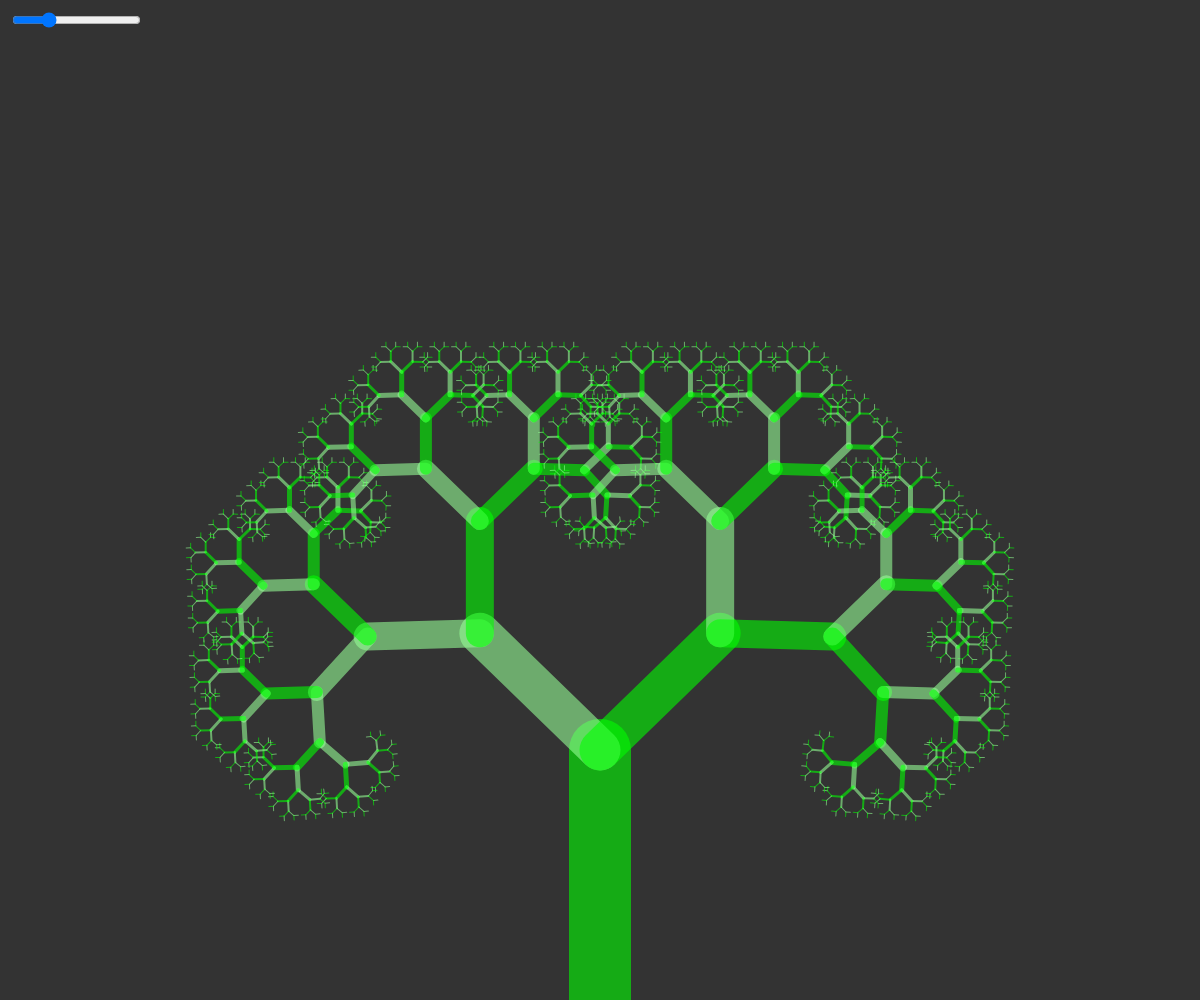
Frame 1 (no input)
Frame 60 (no input): identical to frame 1, image omitted
Frame 120 (the mouse pressed at the canvas centre since frame 60): identical to frame 1, image omitted

The p5.js sketch that drew this single still picture (run headless with seeded random() and noise() and a simulated clock; from frame 60 on, the mouse is pressed at the canvas centre):

// p5.js sketch
// ── sketch.js
function setup() {
  createCanvas(window.windowWidth, window.windowHeight);
  slider = createSlider(0, PI, PI/4, 0.1);
  slider.position(10, 10);
}

function draw() {
  background(51);
  stroke(0, 255, 0, 150);
  translate(width/2, height);
  let length = width < height ? width : height;
  branch(length/4);
}

function branch(len) {
  strokeWeight(floor(len * 0.25));
  line(0, 0, 0, -len);
  translate(0, -len);
  if(len > 4) {
    push();
    stroke(150, 255, 150, 150);
    rotate(-slider.value());
    branch(len * 0.67);
    pop();
    push();
    stroke(0, 255, 0, 150);
    rotate(slider.value());
    branch(len * 0.67);
    pop();

  }
}
